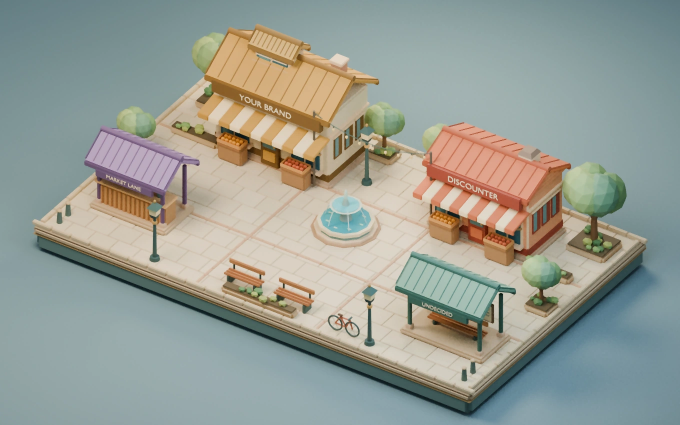
#> input picture src/isometric/assets/east.webp, 1360 x 850 px, given in place of east.png, which was not available (shown at 1/2 size)
$ python pack_market.py
#> lines starting #> are read from the running program, lines starting #| are printed output that depends on the picture
"""Pack Blender plates using Pillow and NumPy. Runtime assets need no modeling tools."""
from pathlib import Path
import os
import shutil

import numpy as np
from PIL import Image, ImageEnhance, ImageFilter

src = Path(os.environ.get("MARKET_RENDER_DIR", "/tmp/campaigntwin-market-render"))
assets = Path(__file__).resolve().parent / 'assets'
assets.mkdir(exist_ok=True)
def denoise(image):
    # Use a local median as the guide so single bright samples do not survive as outlines.
    data = np.asarray(image, dtype=np.float32)
    guide = np.asarray(image.filter(ImageFilter.MedianFilter(3)),dtype=np.float32)
    pad = np.pad(data,((2,2),(2,2),(0,0)),mode='edge')
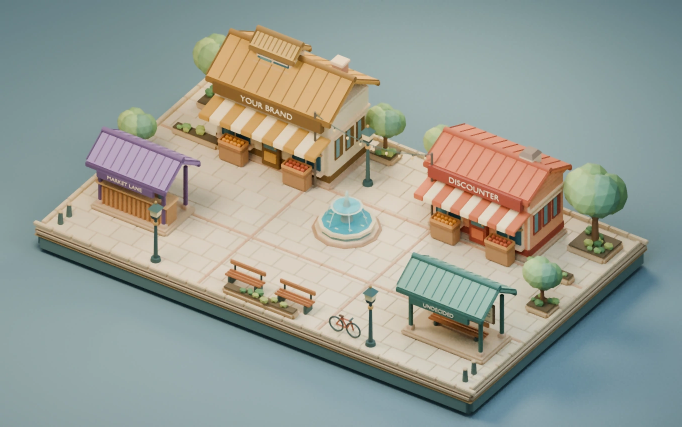
#> pad: shape (854, 1364, 3) float32 (shown at 1/2 size); mean R, G, B 151.2, 156.4, 148
    pad_guide = np.pad(guide,((2,2),(2,2),(0,0)),mode='edge')
    total = np.zeros_like(data)
    weights = np.zeros((*data.shape[:2],1),dtype=np.float32)
    h,w = data.shape[:2]
#> h = 850; w = 1360
    for dy in range(-2,3):
        for dx in range(-2,3):
            shift = pad_guide[dy+2:dy+2+h,dx+2:dx+2+w]
            difference = np.mean((guide-shift)**2,axis=2,keepdims=True)
            weight = np.exp(-difference/(2*11**2) - (dx*dx+dy*dy)/(2*1.4**2))
            total += pad[dy+2:dy+2+h,dx+2:dx+2+w]*weight
            weights += weight
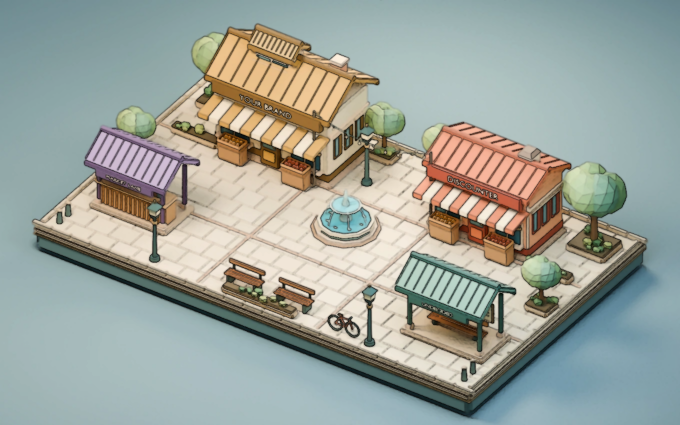
#> total: shape (850, 1360, 3) float32 (shown at 1/2 size); mean R, G, B 1513, 1575.9, 1499.2; drawn with min black and max white
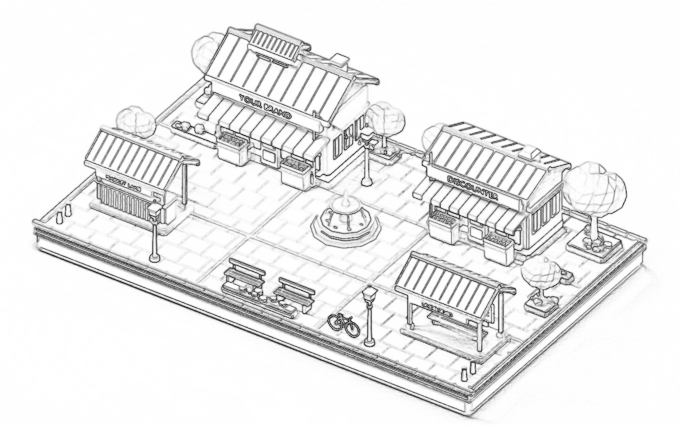
#> weights: shape (850, 1360, 1) float32 (shown at 1/2 size); min 1, max 10.7, mean 9.97; drawn with min black and max white
    filtered = Image.fromarray(np.uint8(np.clip(total/weights,0,255)))
    return ImageEnhance.Color(filtered).enhance(1.10)
for name in ('east','west'):
    image = denoise(Image.open(src/(name+'.png')).convert('RGB'))
    image.save(assets/(name+'.webp'), quality=94, method=6)
    depth = Image.open(src/(name+'-depth0001.png')).convert('L')
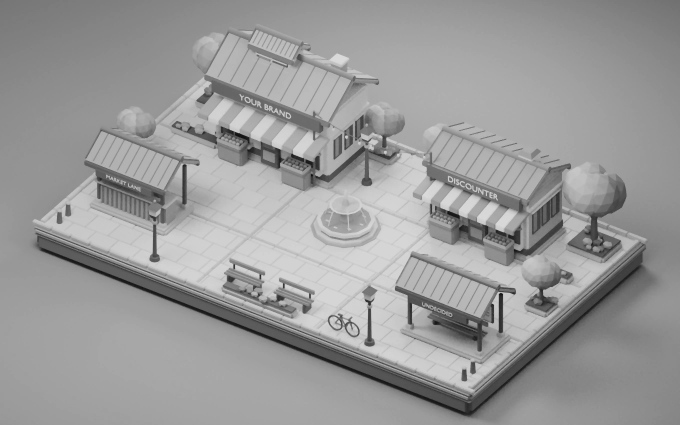
#> depth: PIL image 1360x850 L (shown at 1/2 size); min 11, max 222, mean 154
    depth.resize((680,425),Image.Resampling.BILINEAR).save(assets/(name+'-depth.png'),optimize=True)
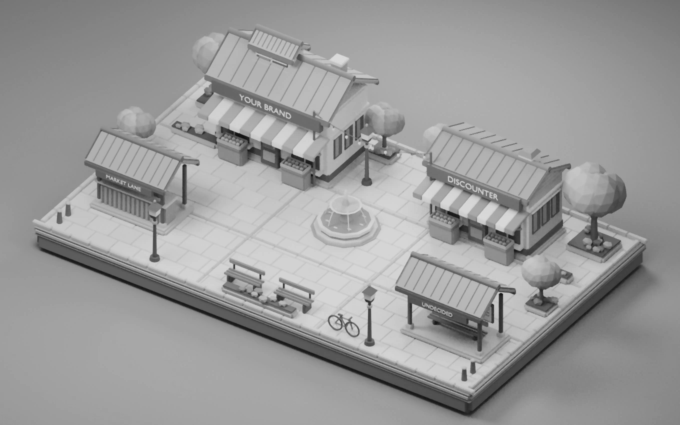
#> saved as east-depth.png: PIL image 680x425 L; min 16, max 218, mean 154.1
#> pass 2 of the loop `for name in ('east','west'):`:
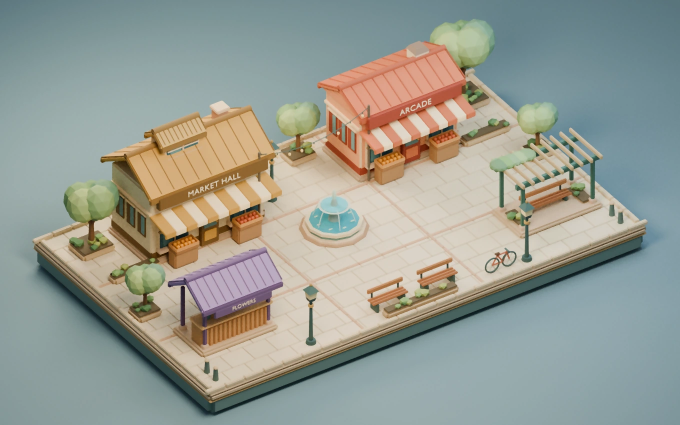
#> input picture src/isometric/assets/west.webp, 1360 x 850 px, given in place of west.png, which was not available (shown at 1/2 size)
#> after the loop in denoise (call 2), `for dy in range(-2,3):`:
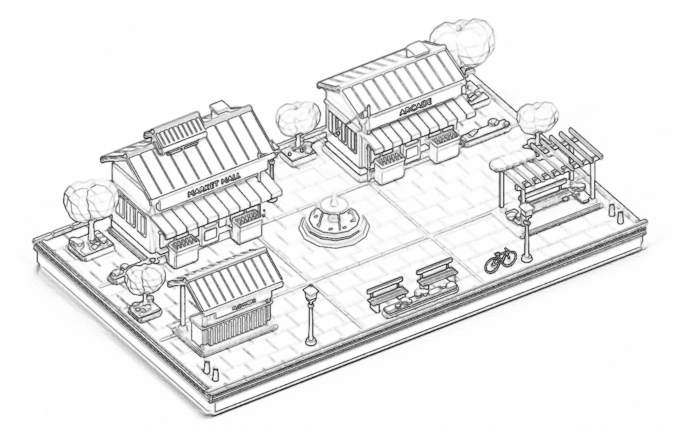
#> weights: shape (850, 1360, 1) float32 (shown at 1/2 size); min 1, max 10.7, mean 9.96; drawn with min black and max white
#> `depth.resize((680,425),Image.Resampling.BILINEAR).save(assets/(name+'-..`:
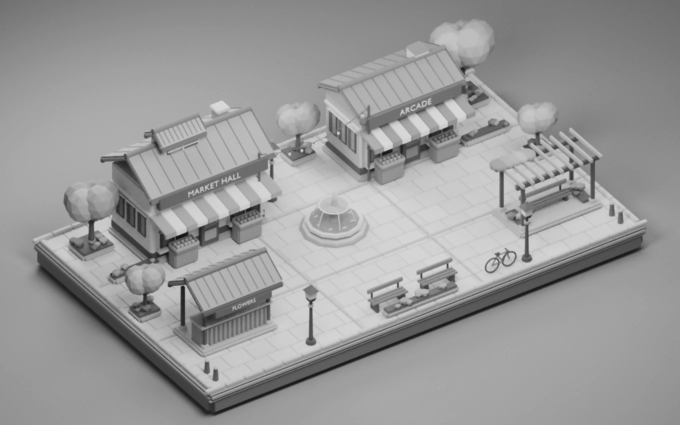
#> saved as west-depth.png: PIL image 680x425 L; min 18, max 218, mean 153.8
Image.open(src/'shoppers.png').save(assets/'shoppers.webp',quality=96,method=6)
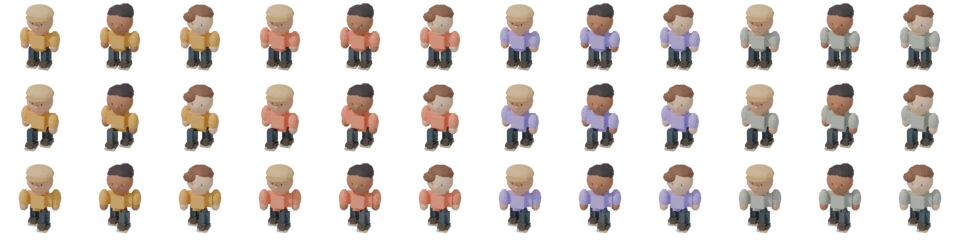
#> input picture src/isometric/assets/shoppers.webp, 960 x 240 px, given in place of shoppers.png, which was not available
shutil.copyfile(src/'projection.json',assets/'projection.json')
